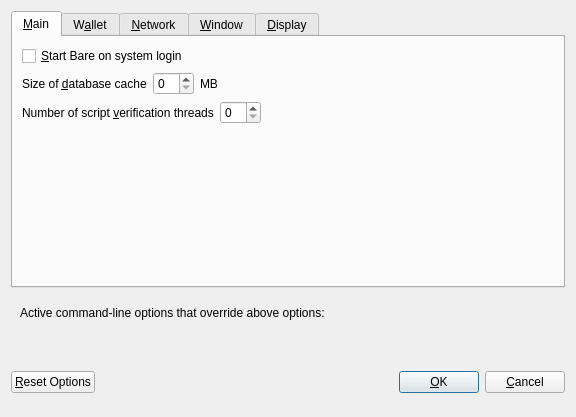
<?xml version="1.0" encoding="UTF-8"?>
<ui version="4.0">
 <class>OptionsDialog</class>
 <widget class="QDialog" name="OptionsDialog">
  <property name="geometry">
   <rect>
    <x>0</x>
    <y>0</y>
    <width>576</width>
    <height>417</height>
   </rect>
  </property>
  <property name="windowTitle">
   <string>Options</string>
  </property>
  <property name="modal">
   <bool>true</bool>
  </property>
  <layout class="QVBoxLayout" name="verticalLayout">
   <item>
    <widget class="QTabWidget" name="tabWidget">
     <property name="currentIndex">
      <number>0</number>
     </property>
     <widget class="QWidget" name="tabMain">
      <attribute name="title">
       <string>&amp;Main</string>
      </attribute>
      <layout class="QVBoxLayout" name="verticalLayout_Main">
       <item>
        <widget class="QCheckBox" name="bitcoinAtStartup">
         <property name="toolTip">
          <string>Automatically start Bare after logging in to the system.</string>
         </property>
         <property name="text">
          <string>&amp;Start Bare on system login</string>
         </property>
        </widget>
       </item>
       <item>
        <layout class="QHBoxLayout" name="horizontalLayout_2_Main">
         <item>
          <widget class="QLabel" name="databaseCacheLabel">
           <property name="text">
            <string>Size of &amp;database cache</string>
           </property>
           <property name="textFormat">
            <enum>Qt::PlainText</enum>
           </property>
           <property name="buddy">
            <cstring>databaseCache</cstring>
           </property>
          </widget>
         </item>
         <item>
          <widget class="QSpinBox" name="databaseCache"/>
         </item>
         <item>
          <widget class="QLabel" name="databaseCacheUnitLabel">
           <property name="text">
            <string>MB</string>
           </property>
           <property name="textFormat">
            <enum>Qt::PlainText</enum>
           </property>
          </widget>
         </item>
         <item>
          <spacer name="horizontalSpacer_2_Main">
           <property name="orientation">
            <enum>Qt::Horizontal</enum>
           </property>
           <property name="sizeHint" stdset="0">
            <size>
             <width>40</width>
             <height>20</height>
            </size>
           </property>
          </spacer>
         </item>
        </layout>
       </item>
       <item>
        <layout class="QHBoxLayout" name="horizontalLayout_3_Main">
         <item>
          <widget class="QLabel" name="threadsScriptVerifLabel">
           <property name="text">
            <string>Number of script &amp;verification threads</string>
           </property>
           <property name="textFormat">
            <enum>Qt::PlainText</enum>
           </property>
           <property name="buddy">
            <cstring>threadsScriptVerif</cstring>
           </property>
          </widget>
         </item>
         <item>
          <widget class="QSpinBox" name="threadsScriptVerif">
           <property name="toolTip">
            <string>(0 = auto, &lt;0 = leave that many cores free)</string>
           </property>
          </widget>
         </item>
         <item>
          <spacer name="horizontalSpacer_3_Main">
           <property name="orientation">
            <enum>Qt::Horizontal</enum>
           </property>
           <property name="sizeHint" stdset="0">
            <size>
             <width>40</width>
             <height>20</height>
            </size>
           </property>
          </spacer>
         </item>
        </layout>
       </item>
       <item>
        <spacer name="verticalSpacer_Main">
         <property name="orientation">
          <enum>Qt::Vertical</enum>
         </property>
         <property name="sizeHint" stdset="0">
          <size>
           <width>20</width>
           <height>40</height>
          </size>
         </property>
        </spacer>
       </item>
      </layout>
     </widget>
     <widget class="QWidget" name="tabWallet">
      <attribute name="title">
       <string>W&amp;allet</string>
      </attribute>
      <layout class="QVBoxLayout" name="verticalLayout_Wallet">
       <item>
        <widget class="QGroupBox" name="groupBox">
         <property name="title">
          <string>Expert</string>
         </property>
         <layout class="QVBoxLayout" name="verticalLayout_2">
          <item>
           <widget class="QCheckBox" name="coinControlFeatures">
            <property name="toolTip">
             <string>Whether to show coin control features or not.</string>
            </property>
            <property name="text">
             <string>Enable coin &amp;control features</string>
            </property>
           </widget>
          </item>
          <item>
           <widget class="QCheckBox" name="showMasternodesTab">
            <property name="toolTip">
             <string>Show additional tab listing all your masternodes in first sub-tab&lt;br/&gt;and all masternodes on the network in second sub-tab.</string>
            </property>
            <property name="text">
             <string>Show Masternodes Tab</string>
            </property>
           </widget>
          </item>
          <item>
           <widget class="QCheckBox" name="spendZeroConfChange">
            <property name="toolTip">
             <string>If you disable the spending of unconfirmed change, the change from a transaction&lt;br/&gt;cannot be used until that transaction has at least one confirmation.&lt;br/&gt;This also affects how your balance is computed.</string>
            </property>
            <property name="text">
             <string>&amp;Spend unconfirmed change</string>
            </property>
           </widget>
          </item>
         </layout>
        </widget>
       </item>
       <item>
        <spacer name="verticalSpacer_Wallet">
         <property name="orientation">
          <enum>Qt::Vertical</enum>
         </property>
         <property name="sizeHint" stdset="0">
          <size>
           <width>20</width>
           <height>40</height>
          </size>
         </property>
        </spacer>
       </item>
      </layout>
     </widget>
     <widget class="QWidget" name="tabNetwork">
      <attribute name="title">
       <string>&amp;Network</string>
      </attribute>
      <layout class="QVBoxLayout" name="verticalLayout_Network">
       <item>
        <widget class="QCheckBox" name="mapPortUpnp">
         <property name="toolTip">
          <string>Automatically open the Bare client port on the router. This only works when your router supports UPnP and it is enabled.</string>
         </property>
         <property name="text">
          <string>Map port using &amp;UPnP</string>
         </property>
        </widget>
       </item>
       <item>
        <widget class="QCheckBox" name="allowIncoming">
         <property name="toolTip">
          <string>Accept connections from outside</string>
         </property>
         <property name="text">
          <string>Allow incoming connections</string>
         </property>
        </widget>
       </item>
       <item>
        <widget class="QCheckBox" name="connectSocks">
         <property name="toolTip">
          <string>Connect to the Bare network through a SOCKS5 proxy.</string>
         </property>
         <property name="text">
          <string>&amp;Connect through SOCKS5 proxy (default proxy):</string>
         </property>
        </widget>
       </item>
       <item>
        <layout class="QHBoxLayout" name="horizontalLayout_1_Network">
         <item>
          <widget class="QLabel" name="proxyIpLabel">
           <property name="text">
            <string>Proxy &amp;IP:</string>
           </property>
           <property name="textFormat">
            <enum>Qt::PlainText</enum>
           </property>
           <property name="buddy">
            <cstring>proxyIp</cstring>
           </property>
          </widget>
         </item>
         <item>
          <widget class="QValidatedLineEdit" name="proxyIp">
           <property name="minimumSize">
            <size>
             <width>140</width>
             <height>0</height>
            </size>
           </property>
           <property name="maximumSize">
            <size>
             <width>140</width>
             <height>16777215</height>
            </size>
           </property>
           <property name="toolTip">
            <string>IP address of the proxy (e.g. IPv4: 127.0.0.1 / IPv6: ::1)</string>
           </property>
          </widget>
         </item>
         <item>
          <widget class="QLabel" name="proxyPortLabel">
           <property name="text">
            <string>&amp;Port:</string>
           </property>
           <property name="textFormat">
            <enum>Qt::PlainText</enum>
           </property>
           <property name="buddy">
            <cstring>proxyPort</cstring>
           </property>
          </widget>
         </item>
         <item>
          <widget class="QLineEdit" name="proxyPort">
           <property name="minimumSize">
            <size>
             <width>55</width>
             <height>0</height>
            </size>
           </property>
           <property name="maximumSize">
            <size>
             <width>55</width>
             <height>16777215</height>
            </size>
           </property>
           <property name="toolTip">
            <string>Port of the proxy (e.g. 9050)</string>
           </property>
          </widget>
         </item>
         <item>
          <spacer name="horizontalSpacer_1_Network">
           <property name="orientation">
            <enum>Qt::Horizontal</enum>
           </property>
           <property name="sizeHint" stdset="0">
            <size>
             <width>40</width>
             <height>20</height>
            </size>
           </property>
          </spacer>
         </item>
        </layout>
       </item>
       <item>
        <spacer name="verticalSpacer_Network">
         <property name="orientation">
          <enum>Qt::Vertical</enum>
         </property>
         <property name="sizeHint" stdset="0">
          <size>
           <width>20</width>
           <height>40</height>
          </size>
         </property>
        </spacer>
       </item>
      </layout>
     </widget>
     <widget class="QWidget" name="tabWindow">
      <attribute name="title">
       <string>&amp;Window</string>
      </attribute>
      <layout class="QVBoxLayout" name="verticalLayout_Window">
       <item>
        <widget class="QCheckBox" name="minimizeToTray">
         <property name="toolTip">
          <string>Show only a tray icon after minimizing the window.</string>
         </property>
         <property name="text">
          <string>&amp;Minimize to the tray instead of the taskbar</string>
         </property>
        </widget>
       </item>
       <item>
        <widget class="QCheckBox" name="minimizeOnClose">
         <property name="toolTip">
          <string>Minimize instead of exit the application when the window is closed. When this option is enabled, the application will be closed only after selecting Quit in the menu.</string>
         </property>
         <property name="text">
          <string>M&amp;inimize on close</string>
         </property>
        </widget>
       </item>
       <item>
        <spacer name="verticalSpacer_Window">
         <property name="orientation">
          <enum>Qt::Vertical</enum>
         </property>
         <property name="sizeHint" stdset="0">
          <size>
           <width>20</width>
           <height>40</height>
          </size>
         </property>
        </spacer>
       </item>
      </layout>
     </widget>
     <widget class="QWidget" name="tabDisplay">
      <attribute name="title">
       <string>&amp;Display</string>
      </attribute>
      <layout class="QVBoxLayout" name="verticalLayout_Display">
       <item>
        <layout class="QHBoxLayout" name="horizontalLayout_1_Display">
         <item>
          <widget class="QLabel" name="langLabel">
           <property name="text">
            <string>User Interface &amp;language:</string>
           </property>
           <property name="textFormat">
            <enum>Qt::PlainText</enum>
           </property>
           <property name="buddy">
            <cstring>lang</cstring>
           </property>
          </widget>
         </item>
         <item>
          <widget class="QValueComboBox" name="lang">
           <property name="toolTip">
            <string>The user interface language can be set here. This setting will take effect after restarting Bare.</string>
           </property>
          </widget>
         </item>
        </layout>
       </item>
       <item>
        <widget class="QLabel" name="label_3">
         <property name="toolTip">
          <string notr="true"/>
         </property>
         <property name="statusTip">
          <string notr="true"/>
         </property>
         <property name="whatsThis">
          <string notr="true"/>
         </property>
         <property name="accessibleName">
          <string notr="true"/>
         </property>
         <property name="text">
          <string>Language missing or translation incomplete? Help contributing translations here:
https://www.transifex.com/barecoin/bare-project-translations</string>
         </property>
         <property name="wordWrap">
          <bool>true</bool>
         </property>
         <property name="openExternalLinks">
          <bool>true</bool>
         </property>
         <property name="textInteractionFlags">
          <set>Qt::TextBrowserInteraction</set>
         </property>
        </widget>
       </item>
       <item>
        <layout class="QHBoxLayout" name="horizontalLayout_4_Display" stretch="0,0">
         <item>
          <widget class="QLabel" name="themeLabel">
           <property name="text">
            <string>User Interface Theme:</string>
           </property>
          </widget>
         </item>
         <item>
          <widget class="QValueComboBox" name="theme"/>
         </item>
        </layout>
       </item>
       <item>
        <widget class="Line" name="line">
         <property name="orientation">
          <enum>Qt::Horizontal</enum>
         </property>
        </widget>
       </item>
       <item>
        <layout class="QHBoxLayout" name="horizontalLayout_2_Display">
         <item>
          <widget class="QLabel" name="unitLabel">
           <property name="text">
            <string>&amp;Unit to show amounts in:</string>
           </property>
           <property name="textFormat">
            <enum>Qt::PlainText</enum>
           </property>
           <property name="buddy">
            <cstring>unit</cstring>
           </property>
          </widget>
         </item>
         <item>
          <widget class="QValueComboBox" name="unit">
           <property name="toolTip">
            <string>Choose the default subdivision unit to show in the interface and when sending coins.</string>
           </property>
          </widget>
         </item>
        </layout>
       </item>
       <item>
        <layout class="QHBoxLayout" name="horizontalLayout_5_Display">
         <item>
          <widget class="QLabel" name="digitsLabel">
           <property name="text">
            <string>Decimal digits</string>
           </property>
          </widget>
         </item>
         <item>
          <widget class="QValueComboBox" name="digits"/>
         </item>
        </layout>
       </item>
       <item>
        <layout class="QHBoxLayout" name="horizontalLayout_3_Display">
         <item>
          <widget class="QLabel" name="thirdPartyTxUrlsLabel">
           <property name="toolTip">
            <string>Third party URLs (e.g. a block explorer) that appear in the transactions tab as context menu items. %s in the URL is replaced by transaction hash. Multiple URLs are separated by vertical bar |.</string>
           </property>
           <property name="text">
            <string>Third party transaction URLs</string>
           </property>
           <property name="buddy">
            <cstring>thirdPartyTxUrls</cstring>
           </property>
          </widget>
         </item>
         <item>
          <widget class="QLineEdit" name="thirdPartyTxUrls">
           <property name="toolTip">
            <string>Third party URLs (e.g. a block explorer) that appear in the transactions tab as context menu items. %s in the URL is replaced by transaction hash. Multiple URLs are separated by vertical bar |.</string>
           </property>
          </widget>
         </item>
        </layout>
       </item>
       <item>
        <spacer name="verticalSpacer">
         <property name="orientation">
          <enum>Qt::Vertical</enum>
         </property>
         <property name="sizeHint" stdset="0">
          <size>
           <width>20</width>
           <height>40</height>
          </size>
         </property>
        </spacer>
       </item>
      </layout>
     </widget>
    </widget>
   </item>
   <item>
    <widget class="QFrame" name="frame">
     <layout class="QVBoxLayout" name="verticalLayout_Bottom">
      <item>
       <layout class="QHBoxLayout" name="horizontalLayout_Bottom">
        <item>
         <widget class="QLabel" name="overriddenByCommandLineInfoLabel">
          <property name="text">
           <string>Active command-line options that override above options:</string>
          </property>
          <property name="textFormat">
           <enum>Qt::PlainText</enum>
          </property>
         </widget>
        </item>
        <item>
         <spacer name="horizontalSpacer_Bottom">
          <property name="orientation">
           <enum>Qt::Horizontal</enum>
          </property>
          <property name="sizeHint" stdset="0">
           <size>
            <width>40</width>
            <height>20</height>
           </size>
          </property>
         </spacer>
        </item>
       </layout>
      </item>
      <item>
       <widget class="QLabel" name="overriddenByCommandLineLabel">
        <property name="text">
         <string/>
        </property>
        <property name="textFormat">
         <enum>Qt::PlainText</enum>
        </property>
        <property name="wordWrap">
         <bool>true</bool>
        </property>
       </widget>
      </item>
     </layout>
    </widget>
   </item>
   <item>
    <layout class="QHBoxLayout" name="horizontalLayout_Buttons">
     <item>
      <widget class="QPushButton" name="resetButton">
       <property name="toolTip">
        <string>Reset all client options to default.</string>
       </property>
       <property name="text">
        <string>&amp;Reset Options</string>
       </property>
       <property name="autoDefault">
        <bool>false</bool>
       </property>
      </widget>
     </item>
     <item>
      <spacer name="horizontalSpacer_1">
       <property name="orientation">
        <enum>Qt::Horizontal</enum>
       </property>
       <property name="sizeHint" stdset="0">
        <size>
         <width>40</width>
         <height>48</height>
        </size>
       </property>
      </spacer>
     </item>
     <item>
      <widget class="QLabel" name="statusLabel">
       <property name="minimumSize">
        <size>
         <width>200</width>
         <height>0</height>
        </size>
       </property>
       <property name="font">
        <font>
         <weight>75</weight>
         <bold>true</bold>
        </font>
       </property>
       <property name="text">
        <string/>
       </property>
       <property name="textFormat">
        <enum>Qt::PlainText</enum>
       </property>
       <property name="wordWrap">
        <bool>true</bool>
       </property>
      </widget>
     </item>
     <item>
      <spacer name="horizontalSpacer_2">
       <property name="orientation">
        <enum>Qt::Horizontal</enum>
       </property>
       <property name="sizeHint" stdset="0">
        <size>
         <width>40</width>
         <height>48</height>
        </size>
       </property>
      </spacer>
     </item>
     <item>
      <widget class="QPushButton" name="okButton">
       <property name="text">
        <string>&amp;OK</string>
       </property>
       <property name="autoDefault">
        <bool>false</bool>
       </property>
       <property name="default">
        <bool>true</bool>
       </property>
      </widget>
     </item>
     <item>
      <widget class="QPushButton" name="cancelButton">
       <property name="text">
        <string>&amp;Cancel</string>
       </property>
       <property name="autoDefault">
        <bool>false</bool>
       </property>
      </widget>
     </item>
    </layout>
   </item>
  </layout>
 </widget>
 <customwidgets>
  <customwidget>
   <class>QValidatedLineEdit</class>
   <extends>QLineEdit</extends>
   <header>qvalidatedlineedit.h</header>
  </customwidget>
  <customwidget>
   <class>QValueComboBox</class>
   <extends>QComboBox</extends>
   <header>qvaluecombobox.h</header>
  </customwidget>
 </customwidgets>
 <resources/>
 <connections/>
</ui>
